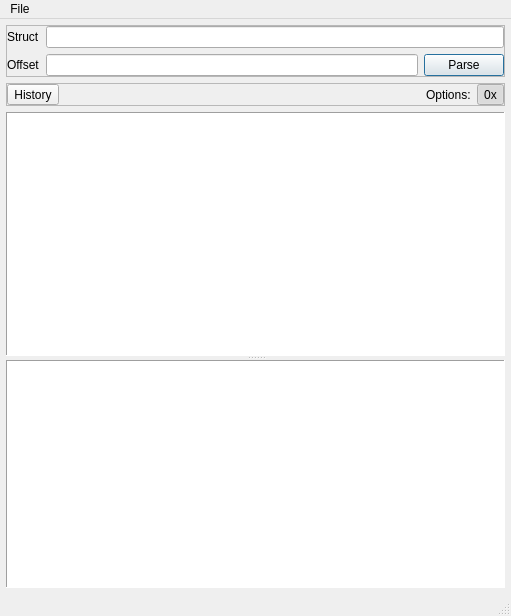
<?xml version="1.0" encoding="UTF-8"?>
<ui version="4.0">
 <class>MainWindow</class>
 <widget class="QMainWindow" name="MainWindow">
  <property name="geometry">
   <rect>
    <x>0</x>
    <y>0</y>
    <width>511</width>
    <height>616</height>
   </rect>
  </property>
  <property name="windowTitle">
   <string>MainWindow</string>
  </property>
  <widget class="QWidget" name="centralwidget">
   <layout class="QVBoxLayout" name="verticalLayout_2">
    <property name="leftMargin">
     <number>6</number>
    </property>
    <property name="topMargin">
     <number>6</number>
    </property>
    <property name="rightMargin">
     <number>6</number>
    </property>
    <property name="bottomMargin">
     <number>6</number>
    </property>
    <item>
     <widget class="QSplitter" name="splitter_2">
      <property name="orientation">
       <enum>Qt::Vertical</enum>
      </property>
      <widget class="QWidget" name="layoutWidget">
       <layout class="QVBoxLayout" name="verticalLayout">
        <item>
         <widget class="QFrame" name="frame">
          <property name="frameShape">
           <enum>QFrame::StyledPanel</enum>
          </property>
          <property name="frameShadow">
           <enum>QFrame::Raised</enum>
          </property>
          <layout class="QGridLayout" name="gridLayout">
           <property name="leftMargin">
            <number>0</number>
           </property>
           <property name="topMargin">
            <number>0</number>
           </property>
           <property name="rightMargin">
            <number>0</number>
           </property>
           <property name="bottomMargin">
            <number>0</number>
           </property>
           <item row="0" column="0">
            <widget class="QLabel" name="label_2">
             <property name="text">
              <string>Struct</string>
             </property>
            </widget>
           </item>
           <item row="1" column="0">
            <widget class="QLabel" name="label">
             <property name="text">
              <string>Offset</string>
             </property>
            </widget>
           </item>
           <item row="1" column="1">
            <widget class="QLineEdit" name="lineOffset">
             <property name="sizePolicy">
              <sizepolicy hsizetype="Expanding" vsizetype="Fixed">
               <horstretch>1</horstretch>
               <verstretch>0</verstretch>
              </sizepolicy>
             </property>
            </widget>
           </item>
           <item row="1" column="2">
            <widget class="QPushButton" name="btnParse">
             <property name="text">
              <string>Parse</string>
             </property>
             <property name="autoDefault">
              <bool>true</bool>
             </property>
             <property name="default">
              <bool>true</bool>
             </property>
            </widget>
           </item>
           <item row="0" column="1" colspan="2">
            <widget class="QLineEdit" name="lineStruct">
             <property name="frame">
              <bool>true</bool>
             </property>
            </widget>
           </item>
          </layout>
         </widget>
        </item>
        <item>
         <widget class="QFrame" name="frame_2">
          <property name="frameShape">
           <enum>QFrame::StyledPanel</enum>
          </property>
          <property name="frameShadow">
           <enum>QFrame::Raised</enum>
          </property>
          <layout class="QHBoxLayout" name="horizontalLayout">
           <property name="leftMargin">
            <number>0</number>
           </property>
           <property name="topMargin">
            <number>0</number>
           </property>
           <property name="rightMargin">
            <number>0</number>
           </property>
           <property name="bottomMargin">
            <number>0</number>
           </property>
           <item>
            <widget class="QToolButton" name="btnHistory">
             <property name="text">
              <string>History</string>
             </property>
             <property name="popupMode">
              <enum>QToolButton::InstantPopup</enum>
             </property>
             <property name="toolButtonStyle">
              <enum>Qt::ToolButtonTextOnly</enum>
             </property>
            </widget>
           </item>
           <item>
            <spacer name="horizontalSpacer">
             <property name="orientation">
              <enum>Qt::Horizontal</enum>
             </property>
             <property name="sizeHint" stdset="0">
              <size>
               <width>410</width>
               <height>20</height>
              </size>
             </property>
            </spacer>
           </item>
           <item>
            <widget class="QLabel" name="label_3">
             <property name="text">
              <string>Options:</string>
             </property>
            </widget>
           </item>
           <item>
            <widget class="QToolButton" name="btnToggleHex">
             <property name="text">
              <string>0x</string>
             </property>
             <property name="checkable">
              <bool>true</bool>
             </property>
             <property name="checked">
              <bool>true</bool>
             </property>
             <property name="autoRaise">
              <bool>true</bool>
             </property>
            </widget>
           </item>
          </layout>
         </widget>
        </item>
        <item>
         <widget class="QTreeView" name="treeView">
          <property name="frameShape">
           <enum>QFrame::Panel</enum>
          </property>
          <property name="indentation">
           <number>16</number>
          </property>
         </widget>
        </item>
       </layout>
      </widget>
      <widget class="QTableView" name="tableView">
       <property name="frameShape">
        <enum>QFrame::Panel</enum>
       </property>
       <property name="frameShadow">
        <enum>QFrame::Sunken</enum>
       </property>
       <property name="showGrid">
        <bool>false</bool>
       </property>
       <attribute name="verticalHeaderDefaultSectionSize">
        <number>24</number>
       </attribute>
      </widget>
     </widget>
    </item>
   </layout>
  </widget>
  <widget class="QStatusBar" name="statusbar"/>
  <widget class="QMenuBar" name="menubar">
   <property name="geometry">
    <rect>
     <x>0</x>
     <y>0</y>
     <width>511</width>
     <height>22</height>
    </rect>
   </property>
   <widget class="QMenu" name="menuFile">
    <property name="title">
     <string>File</string>
    </property>
    <addaction name="actionOpen_File"/>
    <addaction name="separator"/>
    <addaction name="actionQuit"/>
   </widget>
   <addaction name="menuFile"/>
  </widget>
  <action name="actionOpen_File">
   <property name="text">
    <string>Open File...</string>
   </property>
   <property name="shortcut">
    <string>Ctrl+O</string>
   </property>
  </action>
  <action name="actionQuit">
   <property name="text">
    <string>Quit</string>
   </property>
   <property name="shortcut">
    <string>Ctrl+Q</string>
   </property>
  </action>
  <action name="actionLoad_PDB_file">
   <property name="text">
    <string>Load PDB file...</string>
   </property>
  </action>
 </widget>
 <tabstops>
  <tabstop>lineStruct</tabstop>
  <tabstop>lineOffset</tabstop>
  <tabstop>btnParse</tabstop>
  <tabstop>treeView</tabstop>
  <tabstop>tableView</tabstop>
  <tabstop>btnToggleHex</tabstop>
 </tabstops>
 <resources/>
 <connections>
  <connection>
   <sender>actionQuit</sender>
   <signal>triggered()</signal>
   <receiver>MainWindow</receiver>
   <slot>close()</slot>
   <hints>
    <hint type="sourcelabel">
     <x>-1</x>
     <y>-1</y>
    </hint>
    <hint type="destinationlabel">
     <x>255</x>
     <y>307</y>
    </hint>
   </hints>
  </connection>
 </connections>
</ui>
